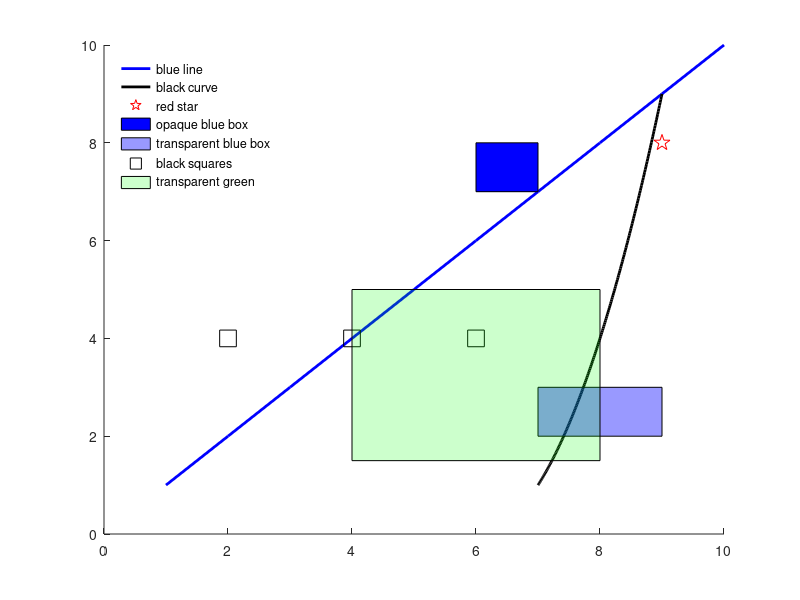

Reproduce this figure in MATLAB. (Note: this script raises an error after producing the figure.)
%% |legalpha|
% This function creates a legend whose patch objects match the transparency 
% (alpha values) of plotted patch objects. Syntax follows legend exactly. 
% In fact, if you so desire, you could always use |legalpha| instead of |legend|.
% 
%% Example 
% Let's plot a bunch of different types of data: 

plot(1:10,1:10,'b','linewidth',2); 
hold on
plot(7:.01:9,(1:.01:3).^2,'k','linewidth',2)
plot(9,8,'rp','markersize',12)
fill([6 7 7 6],[7 7 8 8],'blue')
fill([7 9 9 7],[2 2 3 3],'blue','facealpha',0.4)
plot(2:2:6,[4 4 4],'ks','markersize',12)
fill([4 8 8 4],[1.5 1.5 5 5],'g','facealpha',0.2)
box off

%% 
% That's a pretty good looking graph, but we need to label the data. First
% let's look at what |legend| does to those semitransparent patches: 

legend('blue line','black curve','red star','opaque blue box',...
    'transparent blue box','black squares','transparent green','location','northwest')
legend boxoff

%% 
% Above we see that the legend ignores patch transparency.  So we use
% |legapha|: 

legalpha('blue line','black curve','red star','opaque blue box',...
    'transparent blue box','black squares','transparent green','location','northwest')
legend boxoff

%% Author Info 
% This function written by Chad A. Greene of the University of Texas
% at Austin's Institute for Geophysics (<http://www.ig.utexas.edu/research/cryosphere/ UTIG>) 
% in August of 2014.